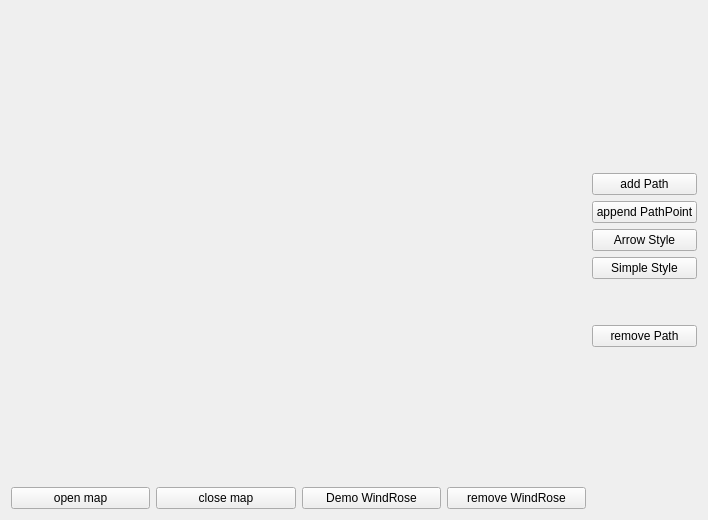
<?xml version="1.0" encoding="UTF-8"?>
<ui version="4.0">
 <class>DemoDirectionPath</class>
 <widget class="QWidget" name="DemoDirectionPath">
  <property name="geometry">
   <rect>
    <x>0</x>
    <y>0</y>
    <width>708</width>
    <height>520</height>
   </rect>
  </property>
  <property name="windowTitle">
   <string>Demo direction path</string>
  </property>
  <layout class="QGridLayout" name="gridLayout">
   <item row="9" column="1">
    <spacer name="verticalSpacer">
     <property name="orientation">
      <enum>Qt::Vertical</enum>
     </property>
     <property name="sizeHint" stdset="0">
      <size>
       <width>20</width>
       <height>40</height>
      </size>
     </property>
    </spacer>
   </item>
   <item row="7" column="1">
    <widget class="QPushButton" name="btnRemovePath">
     <property name="text">
      <string>remove Path</string>
     </property>
    </widget>
   </item>
   <item row="0" column="0" rowspan="10">
    <layout class="QVBoxLayout" name="verticalLayout_2">
     <item>
      <layout class="QHBoxLayout" name="horizontalLayout_2">
       <item>
        <widget class="PwGisWidget" name="pwgiswidget" native="true">
         <property name="sizePolicy">
          <sizepolicy hsizetype="Expanding" vsizetype="Expanding">
           <horstretch>0</horstretch>
           <verstretch>0</verstretch>
          </sizepolicy>
         </property>
        </widget>
       </item>
      </layout>
     </item>
     <item>
      <layout class="QHBoxLayout" name="horizontalLayout_3">
       <item>
        <widget class="QPushButton" name="btnOpenMap">
         <property name="text">
          <string>open map</string>
         </property>
        </widget>
       </item>
       <item>
        <widget class="QPushButton" name="btnCloseMap">
         <property name="text">
          <string>close map</string>
         </property>
        </widget>
       </item>
       <item>
        <widget class="QPushButton" name="btnWindRose">
         <property name="text">
          <string>Demo WindRose</string>
         </property>
        </widget>
       </item>
       <item>
        <widget class="QPushButton" name="btnRemoveWindRose">
         <property name="text">
          <string>remove WindRose</string>
         </property>
        </widget>
       </item>
      </layout>
     </item>
    </layout>
   </item>
   <item row="0" column="1">
    <spacer name="verticalSpacer_2">
     <property name="orientation">
      <enum>Qt::Vertical</enum>
     </property>
     <property name="sizeHint" stdset="0">
      <size>
       <width>20</width>
       <height>40</height>
      </size>
     </property>
    </spacer>
   </item>
   <item row="2" column="1">
    <widget class="QPushButton" name="btnAppendPath">
     <property name="text">
      <string>append PathPoint</string>
     </property>
    </widget>
   </item>
   <item row="1" column="1">
    <widget class="QPushButton" name="btnAddPath">
     <property name="text">
      <string>add Path</string>
     </property>
    </widget>
   </item>
   <item row="5" column="1" rowspan="2">
    <spacer name="verticalSpacer_3">
     <property name="orientation">
      <enum>Qt::Vertical</enum>
     </property>
     <property name="sizeHint" stdset="0">
      <size>
       <width>20</width>
       <height>40</height>
      </size>
     </property>
    </spacer>
   </item>
   <item row="3" column="1">
    <widget class="QPushButton" name="btnArrowStyle">
     <property name="text">
      <string>Arrow Style</string>
     </property>
    </widget>
   </item>
   <item row="4" column="1">
    <widget class="QPushButton" name="btnSimpleStyle">
     <property name="text">
      <string>Simple Style</string>
     </property>
    </widget>
   </item>
  </layout>
 </widget>
 <customwidgets>
  <customwidget>
   <class>PwGisWidget</class>
   <extends>QWidget</extends>
   <header location="global">PwGis/pwgiswidget.h</header>
   <container>1</container>
  </customwidget>
 </customwidgets>
 <resources/>
 <connections/>
</ui>
